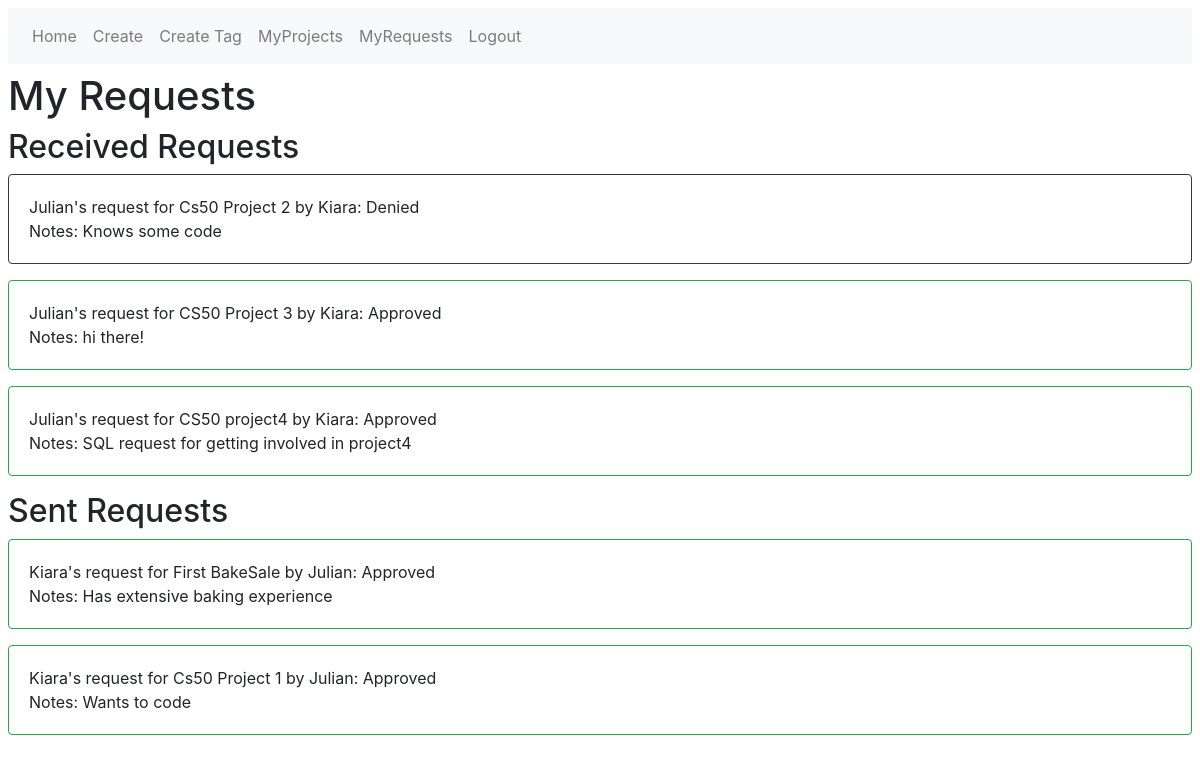
Page /projects/myrequests/ (signed in) on the earlier database version.
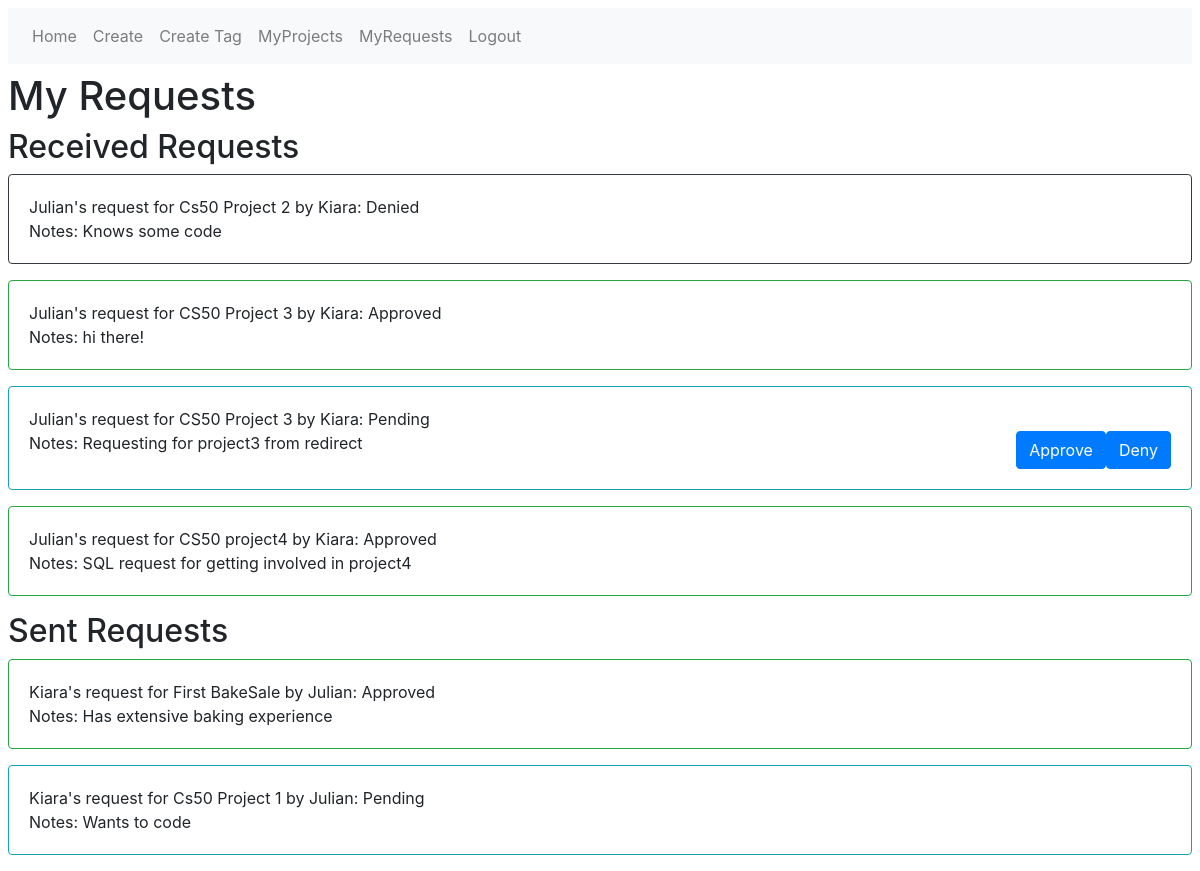
Same page on the later database version.
### users/models.py (models this page shows)
class Request(models.Model):
    sender = models.ForeignKey(User, on_delete=models.CASCADE, related_name='sender')
    project = models.ForeignKey(Project, on_delete=models.CASCADE, related_name='project')
    status = models.ForeignKey('RequestStatus', on_delete=models.PROTECT)
    note = models.TextField(max_length = 300)
    def __str__(self):
        return f"{self.sender}'s request for {self.project}: {self.status}"

class Project(models.Model):
    name = models.CharField(max_length=64)
    manager = models.ForeignKey(User, on_delete=models.PROTECT, related_name='manager')
    status = models.ForeignKey('Status', on_delete=models.PROTECT,)
    contributors = models.ManyToManyField(User, related_name='contributor', blank=True,)
    description = models.TextField()
    tags = models.ManyToManyField(Tag, blank=True,)
    def __str__(self):
        return f"{self.name} by {self.manager}"

class RequestStatus(models.Model):
    status = models.CharField(max_length=64)
    cardClass = models.ForeignKey('CardClass', on_delete=models.CASCADE)
    def __str__(self):
        return f"{self.status}"

### projects/views.py (the view)
# urls.py: path("myrequests/", views.myrequests_view, name="myrequests"),
def myrequests_view(request):
    user = request.user
    context = {
        "sent_requests": Request.objects.filter(sender=request.user),
        "received_requests": Request.objects.filter(project__manager = user)
    }
    return render(request, "projects/myrequests.html", context)

### projects/templates/projects/myrequests.html
{% extends "projects/base.html" %}
{% block body %}
  <h1>My Requests</h1>
  <h2> Received Requests </h2>
    {% for request in received_requests %}
    <div class="{{request.status.cardClass.cardClass}}">
      <div class="card-body">
          {{request}}<br>
          Notes: {{request.note}}
          {% if request.status.status == "Pending" %}
            <a class="float-right btn btn-primary modify"  href="{% url 'projects:deny' request.id %}">Deny</a>
            <a class="float-right btn btn-primary modify"  href="{% url 'projects:approve' request.id %}">Approve</a>
          {% endif %}
      </div>
    </div>
    {% empty %}
    No Received Requests
    {% endfor %}
  <h2> Sent Requests </h2>
    {% for request in sent_requests %}
    <div class="{{request.status.cardClass.cardClass}}">
      <div class="card-body">
          {{request}}<br>
          Notes:
            {{request.note}}
      </div>
    </div>
    {% empty %}
      No sent requests
    {% endfor %}
{% endblock %}

Differences in the rows shown:
added Request: sender+project+status "Julian's request for CS50 Project 3 by Kiara: Pending", note "Requesting for project3 from redirect", shows "Deny", shown under "Received Requests"
changed Request "Wants to code": status_id 1 → 3 (drawn); sender+project+status "Kiara's request for Cs50 Project 1 by Julian: Approved" → "Kiara's request for Cs50 Project 1 by Julian: Pending"
